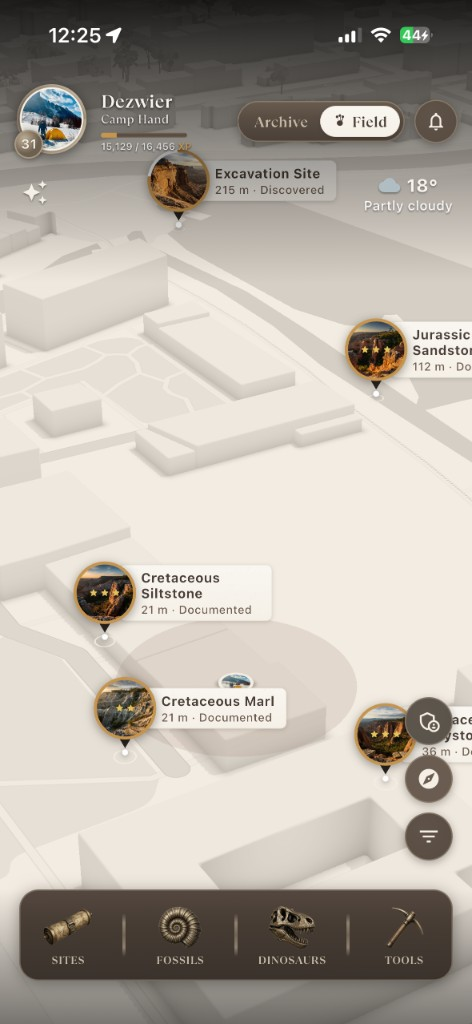
#> input picture marketing/app-store/source/01-map-discovery.jpg, 472 x 1024 px
$ python -i generate_app_store_screenshots.py   (imports and definitions only)
#> lines starting #> are read from the running program, lines starting #| are printed output that depends on the picture
#> further down, picture is the input picture: PIL image 472x1024 RGB; mean R, G, B 181.8, 174.9, 165.8
#!/usr/bin/env python3
"""Compose Mesozoica App Store Connect screenshots (RGB, no alpha).

iPhone: 6.5" 1284 x 2778 and 6.9" 1320 x 2868.
iPad 12.9"/13": 2064 x 2752 (also accepted: 2048 x 2732).
"""

from __future__ import annotations

from dataclasses import dataclass
from pathlib import Path

from PIL import Image, ImageDraw, ImageFilter, ImageFont

ROOT = Path(__file__).resolve().parents[1]
SOURCE_DIR = ROOT / "marketing" / "app-store" / "source"
LOGO_PATH = ROOT / "flutter" / "assets" / "images" / "logo.png"
HEADLINE_FONT = (
    ROOT
    / "flutter"
    / "assets"
    / "fonts"
    / "tt_ramillas"
    / "TT Ramillas Trial Bold.ttf"
)

IPHONE_CANVAS = (1320, 2868)
IPHONE_OUTPUTS = (
    ((1284, 2778), ROOT / "marketing" / "app-store" / "iphone-6.5"),
    ((1320, 2868), ROOT / "marketing" / "app-store" / "iphone-6.9"),
)
IPAD_CANVAS = (2064, 2752)
IPAD_OUTPUTS = (
    ((2064, 2752), ROOT / "marketing" / "app-store" / "ipad-13"),
)

# MesozoicaTheme light/dark surfaces used as a museum frame.
DARK = (28, 27, 31)
BROWN = (62, 39, 35)
PRIMARY = (141, 110, 99)
SECONDARY = (188, 170, 164)
ON_SURFACE_VARIANT = (93, 64, 55)
CREAM = (215, 204, 200)
ISLAND = (*ON_SURFACE_VARIANT, 255)


@dataclass(frozen=True)
class Slide:
    source: str
    output: str
    headline: str
    accent: tuple[int, int, int]


SLIDES = (
    Slide(
        source="01-map-discovery.jpg",
        output="01-map-discovery.png",
        headline="Discover sites\nwhere you walk",
        accent=SECONDARY,
    ),
    Slide(
        source="02-dinosaur-triceratops.jpg",
        output="02-dinosaur-triceratops.png",
        headline="Dinosaurs as\nthey really were",
        accent=(180, 120, 72),
    ),
    Slide(
        source="03-site-cretaceous-marl.jpg",
        output="03-site-cretaceous-marl.png",
        headline="Document real\ngeology",
        accent=(212, 175, 55),
    ),
    Slide(
        source="04-fossil-iguanodon.jpg",
        output="04-fossil-iguanodon.png",
        headline="Fossils from\nthe field",
        accent=PRIMARY,
    ),
    Slide(
        source="05-tool-aerial-scout.jpg",
        output="05-tool-aerial-scout.png",
        headline="Tools for\nthe expedition",
        accent=(168, 140, 110),
    ),
    Slide(
        source="06-cladogram-tree.jpg",
        output="06-cladogram-tree.png",
        headline="See how they\nare related",
        accent=SECONDARY,
    ),
    Slide(
        source="07-profile-career.png",
        output="07-profile-career.png",
        headline="Walk. Collect.\nCurate.",
        accent=PRIMARY,
    ),
)


def _font(size: int) -> ImageFont.FreeTypeFont:
    return ImageFont.truetype(str(HEADLINE_FONT), size=size)


# [39 lines left out: functions _knockout_black, _blend_rect, not called in this run]


def _longest_black_run(
    pixels,
    y: int,
    x_min: int,
    x_max: int,
) -> tuple[int, int, int] | None:
    best: tuple[int, int, int] | None = None
    x = x_min
    while x < x_max:
        red, green, blue = pixels[x, y]
        if red < 18 and green < 18 and blue < 18:
            start = x
            x += 1
            while x < x_max:
                red, green, blue = pixels[x, y]
                if red >= 18 or green >= 18 or blue >= 18:
                    break
                x += 1
            run = (x - start, start, x - 1)
            if best is None or run[0] > best[0]:
                best = run
        else:
            x += 1
    return best


# [8 lines left out: function _row_mostly_black, not called in this run]


def _neutral_dynamic_island(image: Image.Image) -> Image.Image:
    """Replace a Live Activity / black island with a compact warm-taupe pill."""
    rgb = image.convert("RGB")
    width, height = rgb.size
#> width = 472; height = 1024
    pixels = rgb.load()
    idle_w = max(36, round(width * 0.318))
#> idle_w = 150
    idle_h = max(16, round(height * 0.034))
#> idle_h = 35
    idle_top = max(8, round(height * 0.014))
#> idle_top = 14

    search_bottom = max(36, int(height * 0.06))
#> search_bottom = 61
    x_min = int(width * 0.30)
#> x_min = 141
    x_max = int(width * 0.70)
#> x_max = 330
    best: tuple[int, int, int, int] | None = None
    for y in range(search_bottom):
        run = _longest_black_run(pixels, y, x_min, x_max)
        if run and (best is None or run[0] > best[0]):
            best = (run[0], y, run[1], run[2])

    patched = rgb
    top = idle_top
#> top = 14
    if best and best[0] >= width * 0.20:
        _run_len, seed_y, left, right = best
        top = seed_y
        bottom = seed_y
        while top > 0 and _row_mostly_black(pixels, top - 1, left, right):
            top -= 1
        while bottom + 1 < search_bottom and _row_mostly_black(
            pixels, bottom + 1, left, right
        ):
            bottom += 1
        island_w = right - left + 1
        island_h = bottom - top + 1
        if island_w > width * 0.36:
            patched = _blend_rect(rgb, left, top, right, bottom)
            top = idle_top
        else:
            pad = 3
            idle_w = max(idle_w, island_w + pad * 2)
            idle_h = max(idle_h, island_h + pad * 2)
            top = max(0, top - pad)

    return _draw_idle_island(
        patched,
        top=top,
        width_hint=idle_w,
        height_hint=idle_h,
    )


def _draw_idle_island(
    image: Image.Image,
    *,
    top: int,
    width_hint: int | None = None,
    height_hint: int | None = None,
) -> Image.Image:
#> called with top = 14, width_hint = 150, height_hint = 35
    width, height = image.size
#> width = 472; height = 1024
    pill_h = height_hint if height_hint and 14 <= height_hint <= 64 else max(18, round(height * 0.028))
#> pill_h = 35
    pill_w = width_hint if width_hint else max(pill_h, round(width * 0.318))
#> pill_w = 150
    pill_x = (width - pill_w) // 2
#> pill_x = 161
    pill_y = max(6, top)
#> pill_y = 14
    overlay = Image.new("RGBA", image.size, (0, 0, 0, 0))
#> overlay: PIL image 472x1024 RGBA; every value is 0
    ImageDraw.Draw(overlay).rounded_rectangle(
        (pill_x, pill_y, pill_x + pill_w - 1, pill_y + pill_h - 1),
        radius=pill_h // 2,
        fill=ISLAND,
    )
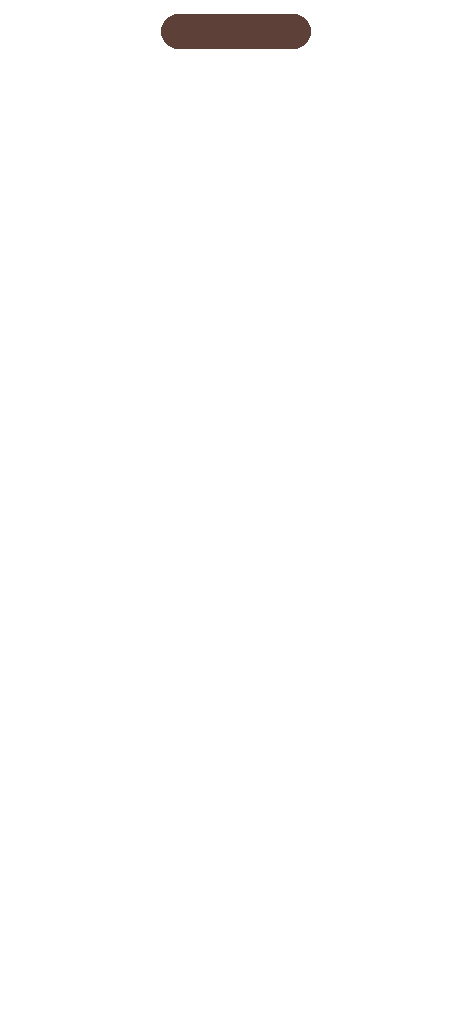
#> overlay: PIL image 472x1024 RGBA; mean R, G, B, A 1, 0.7, 0.6, 2.6; transparent parts drawn white
    return Image.alpha_composite(image.convert("RGBA"), overlay).convert("RGB")


# [183 lines left out: functions _radial_glow, _round_corners, _drop_shadow, _text_size, _fit_headline, compose and 2 more, not called in this run]


# [2 lines not run here, left out]

>>> from PIL import Image
>>> picture = Image.open('../marketing/app-store/source/01-map-discovery.jpg')
>>> result = _neutral_dynamic_island(picture)
